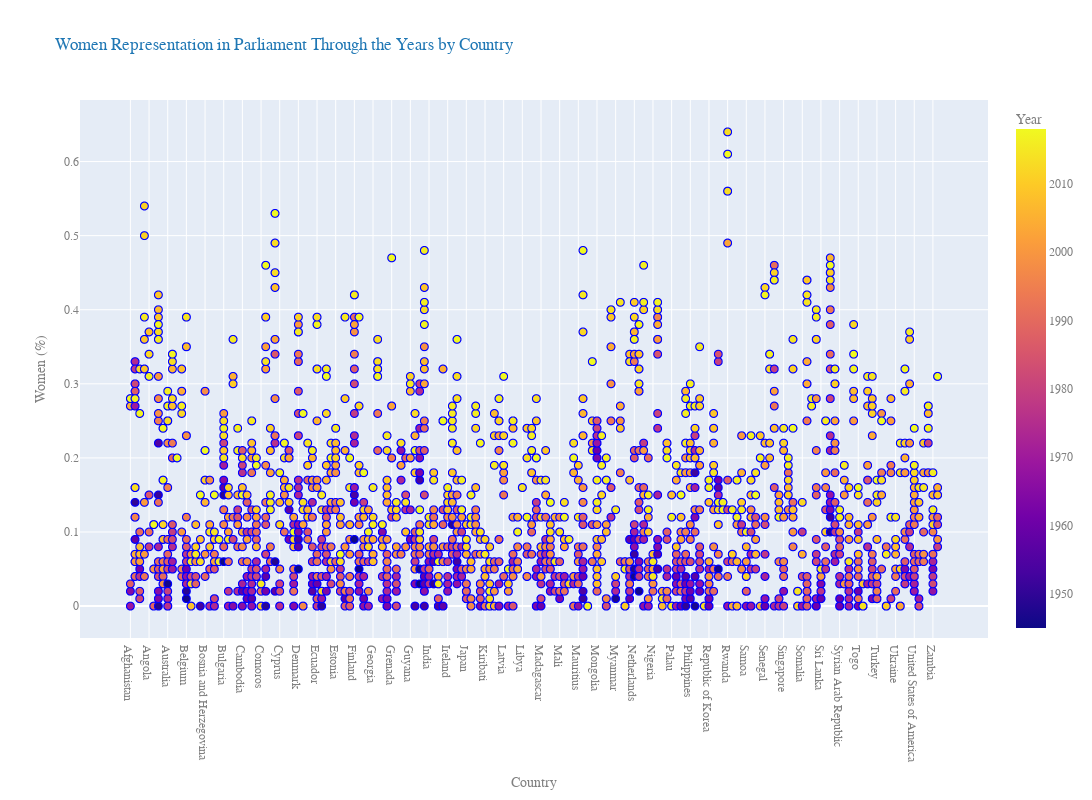

This figure's notebook cell:
### Code cell
import plotly.express as px
df = px.data.medals_long()

fig = px.scatter(df_historic_iso, x="country", y="women_perc", color="year"
                ,labels=dict(women_perc='Women (%)', year='Year', country='Country')
                ,title='Women Representation in Parliament Through the Years - Country Level',)
fig.update_traces(marker_size=10)

fig.update_traces(marker=dict(size=8,
                              line=dict(width=1,
                                        color='blue')),
                  selector=dict(mode='markers'))

fig.update_layout(
        font_family="Courier New",
        font_color="grey",
        title_font_family="Courier New",
        title_font_color="#1f77b4",
        legend_title_font_color="grey",
        autosize=False,
        width=1100,
        height=800
        )



fig.show()

### Figure 1 — Plotly figure (JSON) as saved in the notebook; plotly's stock layout.template omitted (floating-point values rounded to 4 significant figures; data arrays with more than 128 entries replaced by an {"elided": "..."} marker saying what was removed)
{"data": [{"hovertemplate": "Country=%{x}<br>Women (%)=%{y}<br>Year=%{marker.color}<extra></extra>", "legendgroup": "", "marker": {"color": {"elided": "2360 int values"}, "coloraxis": "coloraxis", "line": {"color": "blue", "width": 1}, "size": 8, "symbol": "circle"}, "mode": "markers", "name": "", "showlegend": false, "type": "scattergl", "x": {"elided": "2360 str values"}, "xaxis": "x", "y": {"elided": "2360 float values"}, "yaxis": "y"}], "layout": {"autosize": false, "coloraxis": {"colorbar": {"title": {"text": "Year"}}, "colorscale": [[0, "#0d0887"], [0.1111, "#46039f"], [0.2222, "#7201a8"], [0.3333, "#9c179e"], [0.4444, "#bd3786"], [0.5556, "#d8576b"], [0.6667, "#ed7953"], [0.7778, "#fb9f3a"], [0.8889, "#fdca26"], [1, "#f0f921"]]}, "font": {"color": "grey", "family": "Courier New"}, "height": 800, "legend": {"title": {"font": {"color": "grey"}}, "tracegroupgap": 0}, "title": {"font": {"color": "#1f77b4", "family": "Courier New"}, "text": "Women Representation in Parliament Through the Years by Country"}, "width": 1100, "xaxis": {"anchor": "y", "domain": [0, 1], "title": {"text": "Country"}}, "yaxis": {"anchor": "x", "domain": [0, 1], "title": {"text": "Women (%)"}}}}
